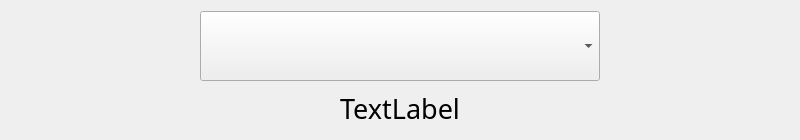
<?xml version="1.0" encoding="UTF-8"?>
<ui version="4.0">
 <class>GamemodeChooser</class>
 <widget class="QWidget" name="GamemodeChooser">
  <property name="geometry">
   <rect>
    <x>0</x>
    <y>0</y>
    <width>800</width>
    <height>140</height>
   </rect>
  </property>
  <property name="windowTitle">
   <string>GamemodeChooser</string>
  </property>
  <layout class="QVBoxLayout" name="verticalLayout">
   <item>
    <layout class="QHBoxLayout" name="chooserAligner">
     <item>
      <widget class="QComboBox" name="chooser">
       <property name="minimumSize">
        <size>
         <width>0</width>
         <height>70</height>
        </size>
       </property>
       <property name="maximumSize">
        <size>
         <width>400</width>
         <height>70</height>
        </size>
       </property>
       <property name="font">
        <font>
         <pointsize>25</pointsize>
        </font>
       </property>
      </widget>
     </item>
    </layout>
   </item>
   <item>
    <widget class="QLabel" name="explanation">
     <property name="font">
      <font>
       <family>Microsoft JhengHei</family>
       <pointsize>20</pointsize>
      </font>
     </property>
     <property name="text">
      <string>TextLabel</string>
     </property>
     <property name="alignment">
      <set>Qt::AlignmentFlag::AlignCenter</set>
     </property>
    </widget>
   </item>
  </layout>
 </widget>
 <resources/>
 <connections/>
</ui>
